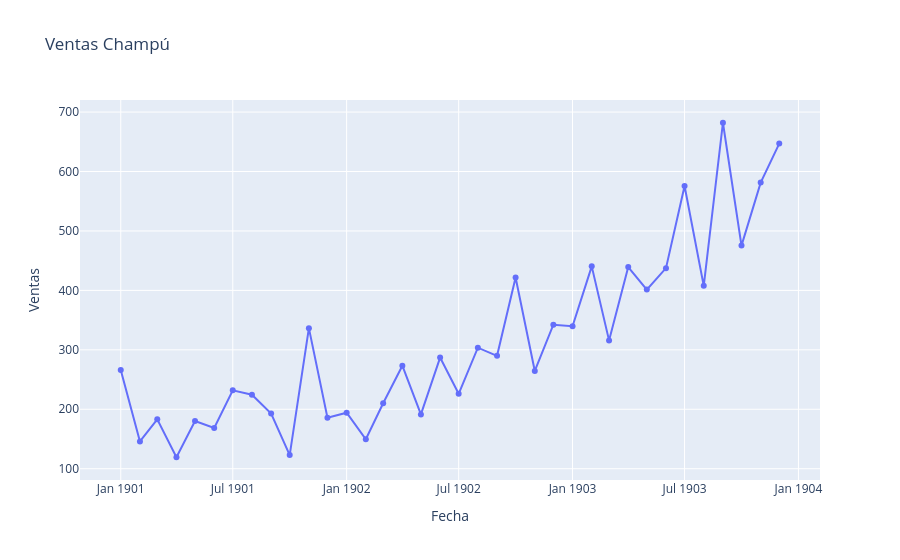

This figure's notebook cell:
### Code cell
df['Ventas'] = df['Sales']
df['Tiempo'] = df.index

fig = px.line(df, x=df['Fecha'] ,y=df['Ventas'],
              markers=True,
              labels="fdsf",
              title="Ventas Champú")
fig.show()

### Figure 1 — Plotly figure (JSON) as saved in the notebook; plotly's stock layout.template omitted (floating-point values rounded to 4 significant figures)
{"data": [{"hovertemplate": "Fecha=%{x}<br>Ventas=%{y}<extra></extra>", "legendgroup": "", "line": {"color": "#636efa", "dash": "solid"}, "marker": {"symbol": "circle"}, "mode": "lines+markers", "name": "", "orientation": "v", "showlegend": false, "type": "scatter", "x": ["1901-01-01T00:00:00", "1901-02-01T00:00:00", "1901-03-01T00:00:00", "1901-04-01T00:00:00", "1901-05-01T00:00:00", "1901-06-01T00:00:00", "1901-07-01T00:00:00", "1901-08-01T00:00:00", "1901-09-01T00:00:00", "1901-10-01T00:00:00", "1901-11-01T00:00:00", "1901-12-01T00:00:00", "1902-01-01T00:00:00", "1902-02-01T00:00:00", "1902-03-01T00:00:00", "1902-04-01T00:00:00", "1902-05-01T00:00:00", "1902-06-01T00:00:00", "1902-07-01T00:00:00", "1902-08-01T00:00:00", "1902-09-01T00:00:00", "1902-10-01T00:00:00", "1902-11-01T00:00:00", "1902-12-01T00:00:00", "1903-01-01T00:00:00", "1903-02-01T00:00:00", "1903-03-01T00:00:00", "1903-04-01T00:00:00", "1903-05-01T00:00:00", "1903-06-01T00:00:00", "1903-07-01T00:00:00", "1903-08-01T00:00:00", "1903-09-01T00:00:00", "1903-10-01T00:00:00", "1903-11-01T00:00:00", "1903-12-01T00:00:00"], "xaxis": "x", "y": [266, 145.9, 183.1, 119.3, 180.3, 168.5, 231.8, 224.5, 192.8, 122.9, 336.5, 185.9, 194.3, 149.5, 210.1, 273.3, 191.4, 287, 226, 303.6, 289.9, 421.6, 264.5, 342.3, 339.7, 440.4, 315.9, 439.3, 401.3, 437.4, 575.5, 407.6, 682, 475.3, 581.3, 646.9], "yaxis": "y"}], "layout": {"legend": {"tracegroupgap": 0}, "title": {"text": "Ventas Champú"}, "xaxis": {"anchor": "y", "domain": [0, 1], "title": {"text": "Fecha"}}, "yaxis": {"anchor": "x", "domain": [0, 1], "title": {"text": "Ventas"}}}}
